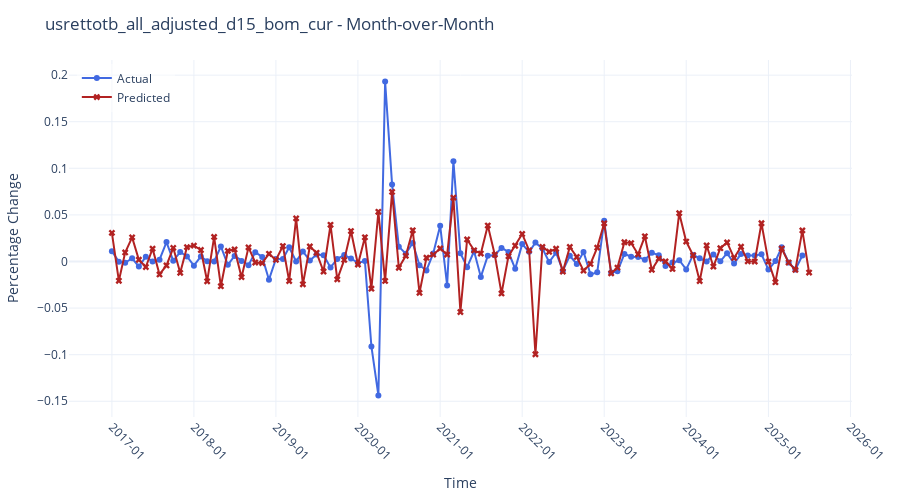

Here is the notebook cell this chart was saved with:
### Code cell
plot_forecasts(df,plot_type='mom')
